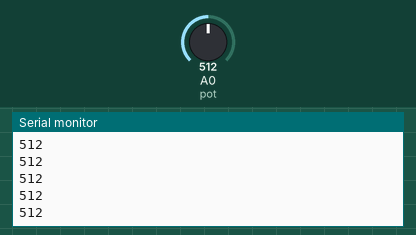
Recording of a sketch running on a simulated Arduino Uno, built with avr-gcc and run on an emulated ATmega328P. Parts: the last lines printed to the serial monitor. The inputs (shaded band) are chosen by the test bench; at power-on: A0 (pot) = 512.

Above: at 1.2 s.
1.3 s: A0 (pot) set to 716
At 2.0 s:
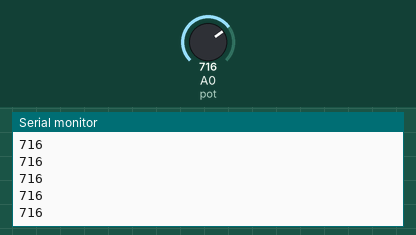
2.8 s: A0 (pot) set to 900
At 3.8 s:
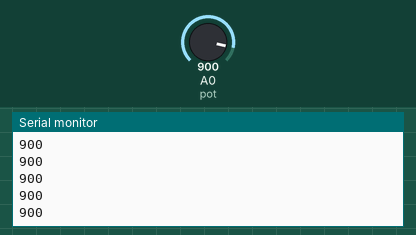
Timing chart, 0 to 5.8 s (numbered marks = the images above; inputs shaded):
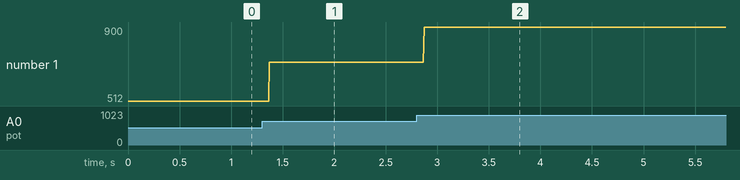

The sketch:

servo_example.ino
```cpp
#define pot A0
//#define servoPin 9
//#define speaker 6
//
//#include <Servo.h>
//Servo servo;


///////
void setup() {
  Serial.begin(9600);
  pinMode(pot, INPUT);
//  pinMode(9, OUTPUT);
//  servo.attach(servoPin);
}

void loop() {
  int val = analogRead(pot);
  Serial.println(val);
//  int angle = map(val, 0, 1023, 0, 180);
//  servo.write(angle);
//  int pitch = map(val, 0, 1023, 400, 2000);
//  tone(speaker, pitch);

}
```

Measured:
- after the input at 1.3 s, the serial monitor: prints a new line after 0.07 s (image 1)
- after the input at 2.8 s, the serial monitor: prints a new line after 0.07 s (image 2)
- plotted number 1: 512 → 716 after the input at 1.3 s, 716 → 900 after the input at 2.8 s
